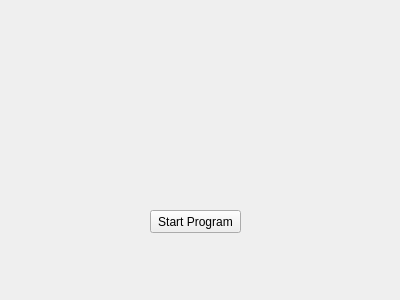
<?xml version="1.0" encoding="UTF-8"?>
<ui version="4.0">
 <class>welcomescreen</class>
 <widget class="QWidget" name="welcomescreen">
  <property name="geometry">
   <rect>
    <x>0</x>
    <y>0</y>
    <width>400</width>
    <height>300</height>
   </rect>
  </property>
  <property name="windowTitle">
   <string>Form</string>
  </property>
  <widget class="QLabel" name="label_Main_Pic">
   <property name="geometry">
    <rect>
     <x>0</x>
     <y>0</y>
     <width>401</width>
     <height>301</height>
    </rect>
   </property>
   <property name="text">
    <string/>
   </property>
   <property name="pixmap">
    <pixmap>welcomescreen.jpg</pixmap>
   </property>
   <property name="scaledContents">
    <bool>true</bool>
   </property>
  </widget>
  <widget class="QPushButton" name="pushButton_Start_Program">
   <property name="geometry">
    <rect>
     <x>150</x>
     <y>210</y>
     <width>91</width>
     <height>23</height>
    </rect>
   </property>
   <property name="text">
    <string>Start Program</string>
   </property>
  </widget>
 </widget>
 <resources/>
 <connections/>
</ui>
